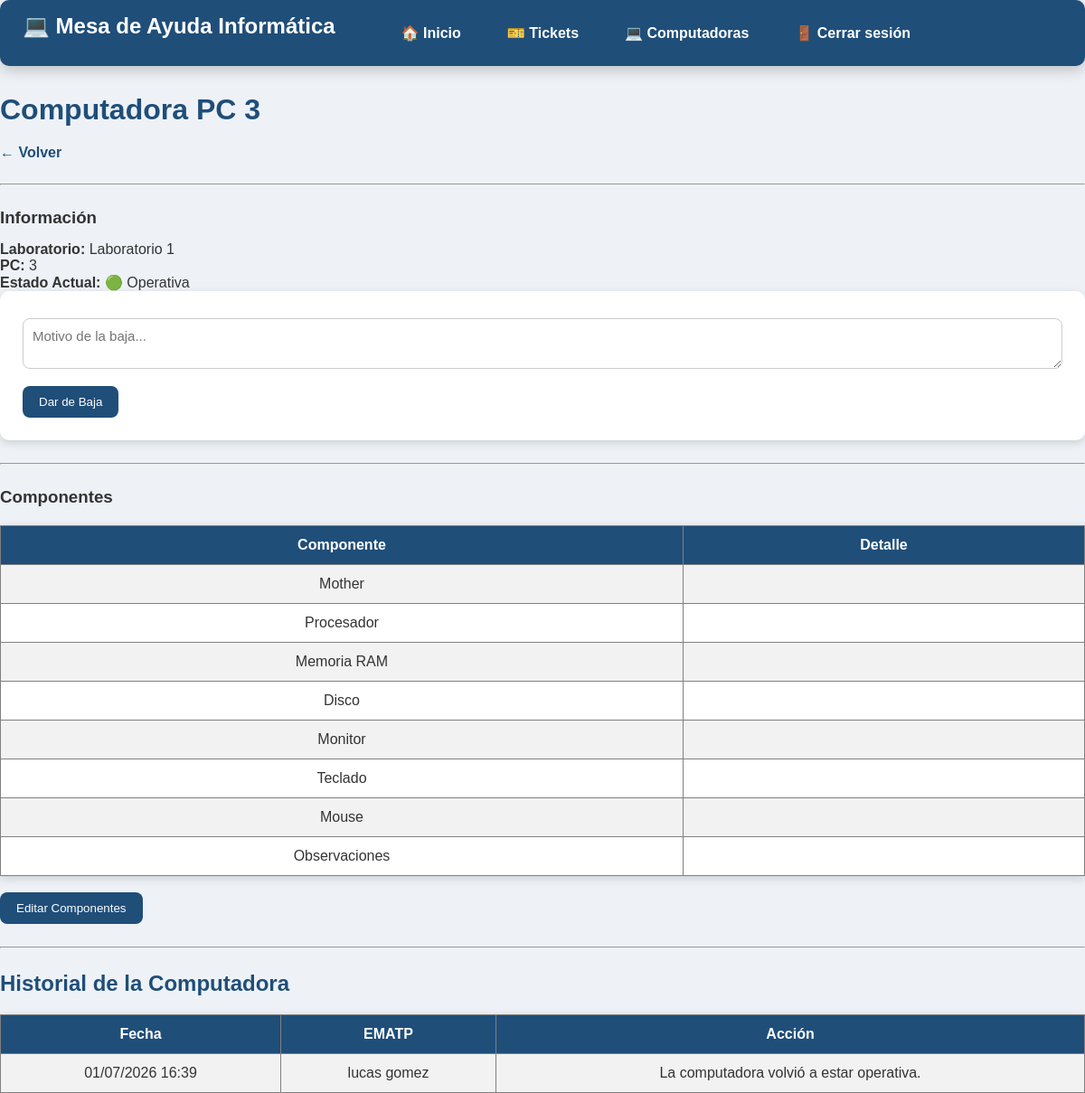
Screenshot of /ematp/ver_computadora.php?id=3 (signed in) with the database file from the repository.
### tables this page shows
CREATE TABLE `computadoras` (
  `id_computadora` int(11) NOT NULL,
  `numero_pc` int(11) NOT NULL,
  `id_laboratorio` int(11) NOT NULL,
  `estado` enum('Alta','Baja') NOT NULL DEFAULT 'Alta'
);

CREATE TABLE `laboratorios` (
  `id_laboratorio` int(11) NOT NULL,
  `nombre` varchar(50) NOT NULL
);

CREATE TABLE `historial_computadoras` (
  `id_historial` int(11) NOT NULL,
  `id_computadora` int(11) NOT NULL,
  `id_usuario` int(11) NOT NULL,
  `accion` varchar(255) NOT NULL,
  `fecha` datetime NOT NULL DEFAULT current_timestamp()
);

CREATE TABLE `usuarios` (
  `id_usuario` int(11) NOT NULL,
  `nombre` varchar(50) NOT NULL,
  `apellido` varchar(50) NOT NULL,
  `email` varchar(100) NOT NULL,
  `contrasena` varchar(255) NOT NULL,
  `id_rol` int(11) NOT NULL
);

### ematp/ver_computadora.php (the view, shortened to what this page needs)
<?php
include("../conexion/conexion.php");
$id = $_GET["id"];
$sql = "SELECT
            computadoras.*,
            laboratorios.nombre AS laboratorio
        FROM computadoras
        INNER JOIN laboratorios
            ON computadoras.id_laboratorio = laboratorios.id_laboratorio
        WHERE computadoras.id_computadora = '$id'";
$resultado = mysqli_query($conexion, $sql);
$pc = mysqli_fetch_assoc($resultado);
$sqlComponentes = "SELECT *
                   FROM componentes
                   WHERE id_computadora = '$id'";
$resultadoComponentes = mysqli_query($conexion, $sqlComponentes);
$componentes = mysqli_fetch_assoc($resultadoComponentes);
$sqlHistorial = "SELECT
                    historial_computadoras.*,
                    usuarios.nombre,
                    usuarios.apellido
                FROM historial_computadoras
                INNER JOIN usuarios
                ON historial_computadoras.id_usuario = usuarios.id_usuario
                WHERE id_computadora='$id'
                ORDER BY fecha DESC";
$historial = mysqli_query($conexion,$sqlHistorial);
?>
<!DOCTYPE html>
<html lang="es">
<head>
    <link rel="stylesheet" href="../css/estilos.css">
</head>
<body>
<?php include("../includes/menu_ematp.php"); ?>
<h1>Computadora PC <?php echo $pc["numero_pc"]; ?></h1>
<a href="computadoras.php?laboratorio=<?php echo $pc["id_laboratorio"]; ?>">
← Volver
</a>
<hr>
<h3>Información</h3>
<p><strong>Laboratorio:</strong> <?php echo $pc["laboratorio"]; ?></p>
<p><strong>PC:</strong> <?php echo $pc["numero_pc"]; ?></p>
<p><strong>Estado Actual:</strong>
<?php echo ($pc["estado"] == "Alta") ? "🟢 Operativa" : "🔴 Fuera de servicio"; ?>
</p>
<?php if ($pc["estado"] == "Alta") { ?>
    <form action="cambiar_estado.php" method="POST">
        <textarea name="motivo" required placeholder="Motivo de la baja..."></textarea><br>
        <button type="submit">Dar de Baja</button>
    </form>
<?php } ?>
<hr>
<h3>Componentes</h3>
<table border="1" cellpadding="10">
<tr>
    <th>Componente</th>
    <th>Detalle</th>
</tr>
<tr>
    <td>Mother</td>
    <td><?php echo $componentes["mother"]; ?></td>
</tr>
<tr>
    <td>Procesador</td>
    <td><?php echo $componentes["procesador"]; ?></td>
</tr>
<tr>
    <td>Memoria RAM</td>
    <td><?php echo $componentes["memoria_ram"]; ?></td>
</tr>
<tr>
    <td>Disco</td>
    <td><?php echo $componentes["disco"]; ?></td>
</tr>
<tr>
    <td>Monitor</td>
    <td><?php echo $componentes["monitor"]; ?></td>
</tr>
<tr>
    <td>Teclado</td>
    <td><?php echo $componentes["teclado"]; ?></td>
</tr>
<tr>
    <td>Mouse</td>
    <td><?php echo $componentes["mouse"]; ?></td>
</tr>
<tr>
    <td>Observaciones</td>
    <td><?php echo $componentes["observaciones"]; ?></td>
</tr>
</table>
<br>
<a href="editar_componentes.php?id=<?php echo $pc["id_computadora"]; ?>">
<button>Editar Componentes</button>
</a>
<hr>
<h2>Historial de la Computadora</h2>
<table border="1" cellpadding="10">
<tr>
<th>Fecha</th>
<th>EMATP</th>
<th>Acción</th>
</tr>
<?php while($fila=mysqli_fetch_assoc($historial)){ ?>
<tr>
<td>
<?php echo date("d/m/Y H:i",strtotime($fila["fecha"])); ?>
</td>
<td>
<?php echo $fila["nombre"]." ".$fila["apellido"]; ?>
</td>
<td>
<?php echo nl2br($fila["accion"]); ?>
</td>
</tr>
<?php } ?>
</table>
</body>
</html>

### css/estilos.css (style rules this page uses)
* { margin:0; padding:0; box-sizing:border-box; font-family:Arial, Helvetica, sans-serif; }
body { background:#eef2f7; color:#333; font-family:Arial, Helvetica, sans-serif; }
h1 { color:#1f4e79; margin-bottom:20px; }
h2 { color:#1f4e79; margin-bottom:15px; }
h3 { margin-bottom:15px; }
a { color:#1f4e79; text-decoration:none; font-weight:bold; }
button { background:#1f4e79; color:white; border:none; padding:10px 18px; border-radius:8px; cursor:pointer; transition:.3s; }
input, select, textarea { width:100%; padding:10px; border:1px solid #ccc; border-radius:8px; margin-top:5px; margin-bottom:15px; font-size:15px; }
textarea { resize:vertical; }
table { width:100%; border-collapse:collapse; margin-top:20px; background:white; box-shadow:0px 3px 10px rgba(0,0,0,.15); }
table th { background:#1f4e79; color:white; padding:12px; }
table td { padding:12px; text-align:center; }
table tr:nth-child(even) { background:#f2f2f2; }
hr { margin:25px 0; }
form { background:white; padding:25px; border-radius:10px; box-shadow:0px 3px 10px rgba(0,0,0,.15); }

### rows the page displays
computadoras: numero_pc "3", id_laboratorio.nombre "Laboratorio 1"
historial_computadoras: fecha "01/07/2026 16:39", id_usuario.nombre "lucas", id_usuario.apellido "gomez", accion "La computadora volvió a estar operativa."
